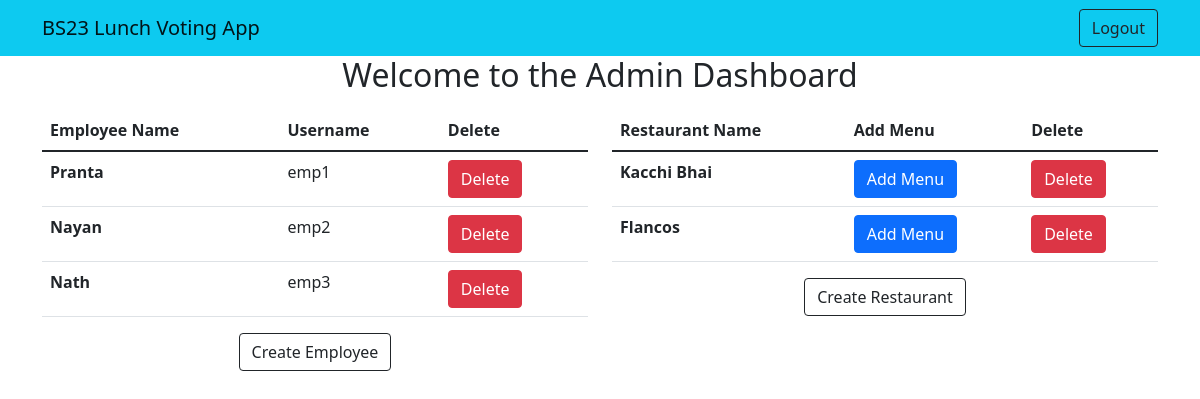
The app's page /admin_dashboard (signed in), older data.
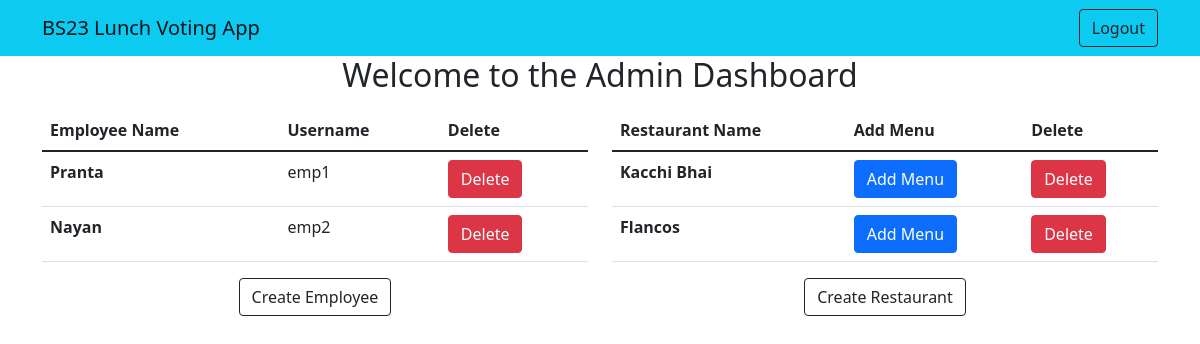
The same page, newer data.
### authentication/models.py (models this page shows, shortened)
class Employee(AbstractUser):
    name = models.CharField(max_length=255)

### restaurant_lunch_vote/models.py (models this page shows, shortened)
class Restaurant(models.Model):
    name = models.CharField(max_length=255)

### restaurant_lunch_vote/views.py (the view)
# urls.py: path('admin_dashboard',admin_dashboard,name="admin_dashboard"),
@user_passes_test(lambda u: u.is_superuser)
def admin_dashboard(request):
    restaurants = Restaurant.objects.all()
    employees = Employee.objects.exclude(username=request.user.username)
    return render(request, 'admindashboard.html', {'restaurants': restaurants,'employees':employees})

### templates/admindashboard.html
{% extends 'base.html' %}
{% block content %}
    <h2 class="text-center">Welcome to the Admin Dashboard</h2>
    <div class="container mt-3">
    <div class="row">
    <div class="col-md-6">
        <table class="table">
            <thead>
              <tr>
                <th scope="col">Employee Name</th>
                <th scope="col">Username</th>
                <th scope="col">Delete</th>
              </tr>
            </thead>
            <tbody>
                {% for employee in employees %}
                  <tr>
                    <th scope="row">{{ employee.name }}</th>
                    <td>{{employee.username}}</td>
                    <td><a
                        type="button"
                        href="delete-employee/{{employee.id}}"
                        class="btn btn-danger"
                    >
                        Delete
                    </a>
                    </td>
                  </tr>
                {% endfor %}
                </tbody>
              </table>
    <div class="text-center">
    <a type="button" class="btn btn-outline-dark ml-auto" href="{% url 'register' %}">Create Employee</a>
    </div>
    </div>
    <div class="col-md-6">
        <table class="table">
            <thead>
              <tr>
                <th scope="col">Restaurant Name</th>
                <th scope="col">Add Menu</th>
                <th scope="col">Delete</th>
              </tr>
            </thead>
            <tbody>
                {% for restaurant in restaurants %}
                  <tr>
                    <th scope="row">{{ restaurant.name }}</th>
                    <td><a
                        type="button"
                        href="{% url 'add_menu' restaurant.id %}"
                        class="btn btn-primary"
                    >
                        Add Menu
                    </a>
                    </td>
                    <td><a
                        type="button"
                        href="restaurants/delete-restaurant/{{restaurant.id}}"
                        class="btn btn-danger"
                    >
                        Delete
                    </a>
                    </td>
                  </tr>
                {% endfor %}
                </tbody>
              </table>
              <div class="text-center">
              <a type="button" class="btn btn-outline-dark ml-auto" href="{% url 'create-restaurant' %}">Create Restaurant</a>
              </div>
    </div>
{% endblock %}

Row changes from the older to the newer data that the page shows:
removed Employee: name "Nath", username "emp3"
